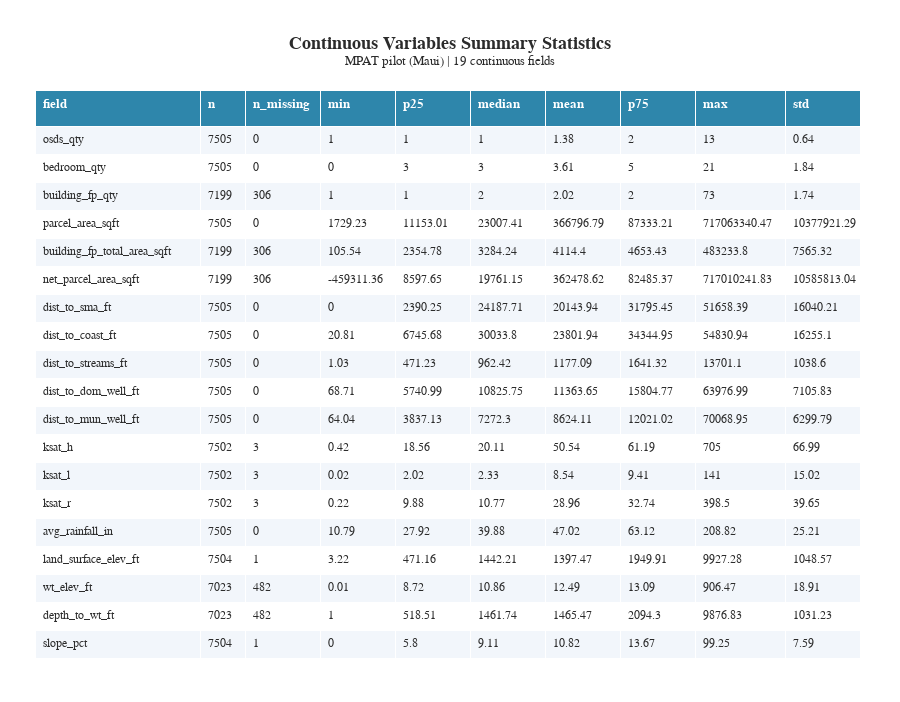

This figure's notebook cell:
### Code cell
# Continuous variables summary table

BINARY_COLS = ["in_flood_zone", "in_sma", "coast_within_100_ft", "stream_within_50_ft"]

num_cols = [
    c for c in mpat_df.select_dtypes("number").columns
    if c not in BINARY_COLS
]

num_summary = (
    mpat_df[num_cols]
    .describe()
    .T
    .rename(columns={
        "count": "n", "mean": "mean", "std": "std",
        "min": "min", "25%": "p25", "50%": "median", "75%": "p75", "max": "max",
    })
    .reset_index()
    .rename(columns={"index": "field"})
)

num_summary["n_missing"] = mpat_df[num_cols].isnull().sum().values
num_summary["n"] = num_summary["n"].astype(int)
num_summary["n_missing"] = num_summary["n_missing"].astype(int)

for col in ["mean", "std", "min", "p25", "median", "p75", "max"]:
    num_summary[col] = num_summary[col].round(2)

num_summary = num_summary[["field", "n", "n_missing", "min", "p25", "median", "mean", "p75", "max", "std"]]

n_rows = len(num_summary)

fig = go.Figure(go.Table(
    columnwidth=[220, 60, 100, 100, 100, 100, 100, 100, 120, 100],
    header=dict(
        values=[f"<b>{c}</b>" for c in num_summary.columns],
        fill_color=COLORS["accent"],
        font=dict(color="white", size=13),
        align="left",
        height=36,
    ),
    cells=dict(
        values=[num_summary[c] for c in num_summary.columns],
        fill_color=[["#f2f6fb" if i % 2 == 0 else "white" for i in range(n_rows)]],
        align="left",
        font=dict(size=12),
        height=28,
    ),
))

fig.update_layout(
    **make_layout(t=90, b=5, l=35),
    title=make_title(
        "Continuous Variables Summary Statistics",
        f"MPAT pilot (Maui) | {len(num_cols)} continuous fields",
        y=0.93,
    ),
    height=40 + (n_rows * 28) + 130,
)

fig.show()

### Figure 1 — Plotly figure (JSON) as saved in the notebook; plotly's stock layout.template omitted (floating-point values rounded to 4 significant figures; data arrays with more than 128 entries replaced by an {"elided": "..."} marker saying what was removed)
{"data": [{"cells": {"align": "left", "fill": {"color": [["#f2f6fb", "white", "#f2f6fb", "white", "#f2f6fb", "white", "#f2f6fb", "white", "#f2f6fb", "white", "#f2f6fb", "white", "#f2f6fb", "white", "#f2f6fb", "white", "#f2f6fb", "white", "#f2f6fb"]]}, "font": {"size": 12}, "height": 28, "values": {"elided": "10x19 mixed values"}}, "columnwidth": [220, 60, 100, 100, 100, 100, 100, 100, 120, 100], "header": {"align": "left", "fill": {"color": "#2E86AB"}, "font": {"color": "white", "size": 13}, "height": 36, "values": ["<b>field</b>", "<b>n</b>", "<b>n_missing</b>", "<b>min</b>", "<b>p25</b>", "<b>median</b>", "<b>mean</b>", "<b>p75</b>", "<b>max</b>", "<b>std</b>"]}, "type": "table"}], "layout": {"colorway": ["#2E86AB", "#A23B72", "#F18F01", "#C73E1D", "#3B1F2B", "#44BBA4", "#E94F37"], "font": {"color": "#2b2b2b", "family": "Arial, sans-serif", "size": 13}, "height": 702, "legend": {"bgcolor": "white", "bordercolor": "#cccccc", "borderwidth": 1}, "margin": {"b": 5, "l": 35, "r": 40, "t": 90}, "paper_bgcolor": "white", "plot_bgcolor": "white", "title": {"font": {"color": "#2b2b2b", "family": "Arial, sans-serif", "size": 18}, "text": "<b>Continuous Variables Summary Statistics</b><br><sup>MPAT pilot (Maui) | 19 continuous fields</sup>", "x": 0.5, "xanchor": "center", "y": 0.93, "yanchor": "top"}, "xaxis": {"gridcolor": "#ebebeb", "linecolor": "#cccccc", "showgrid": true, "zeroline": false}, "yaxis": {"gridcolor": "#ebebeb", "linecolor": "#cccccc", "showgrid": true, "zeroline": false}}}
